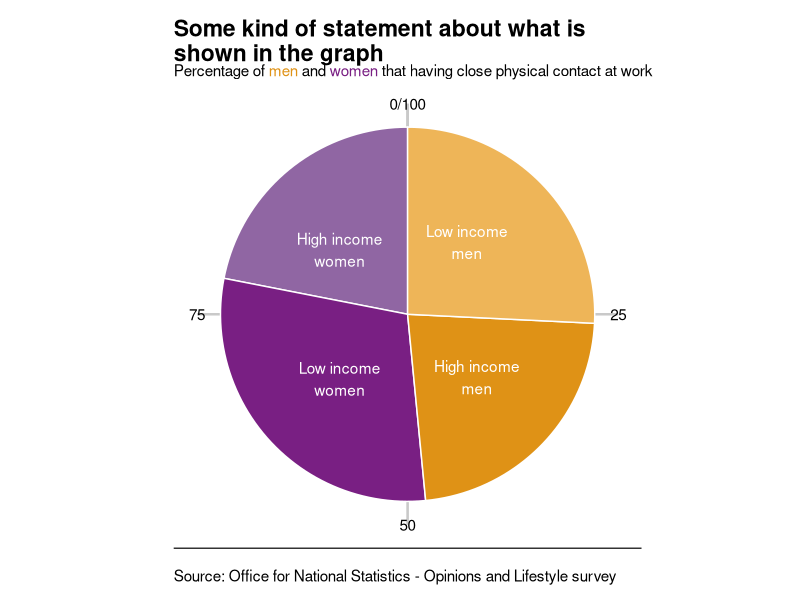
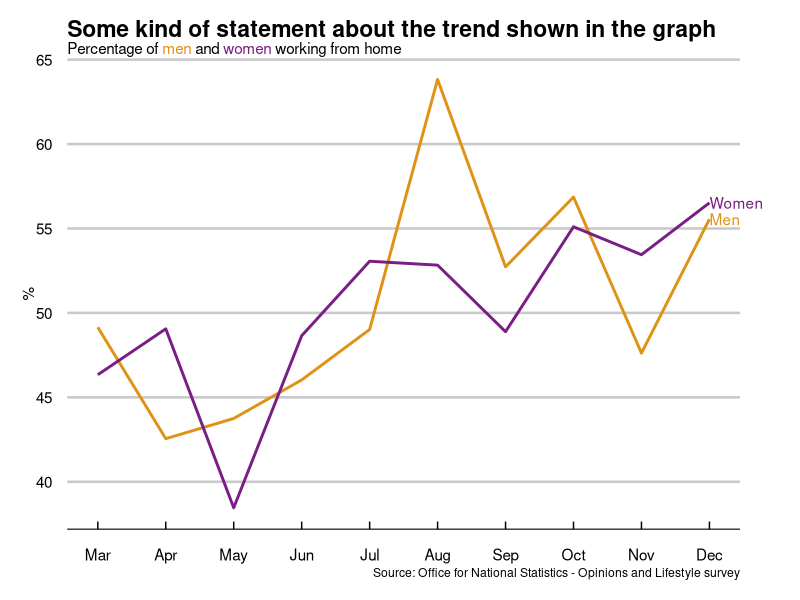
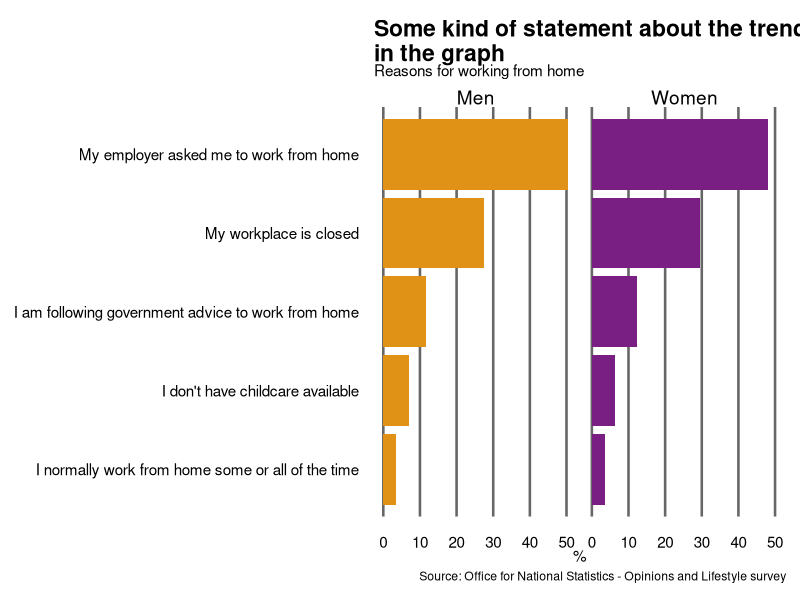
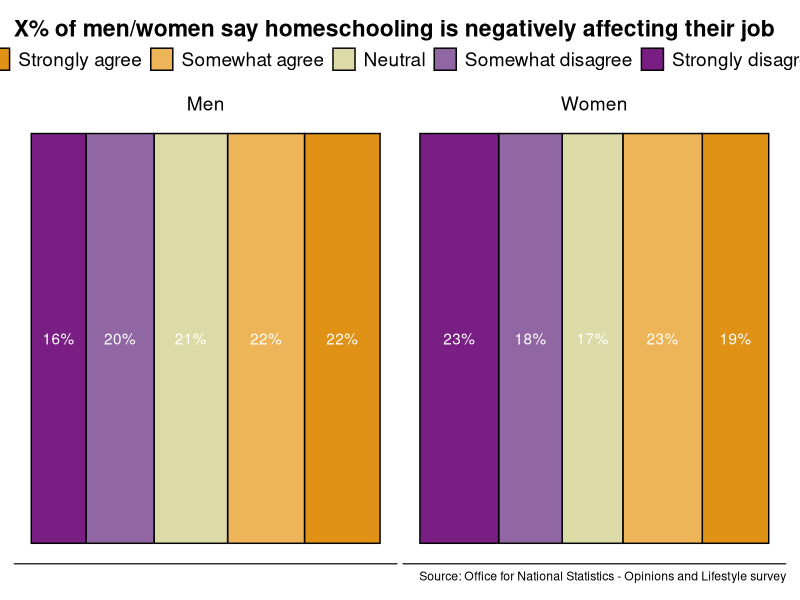
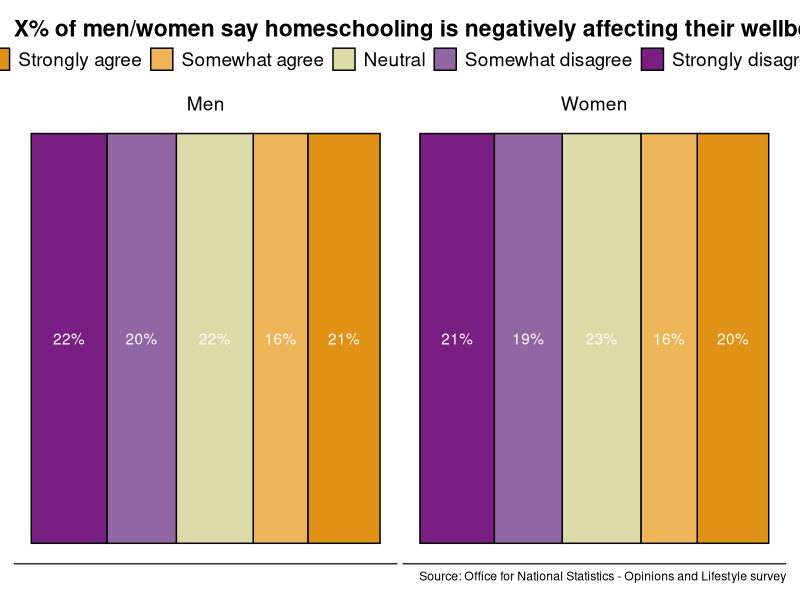
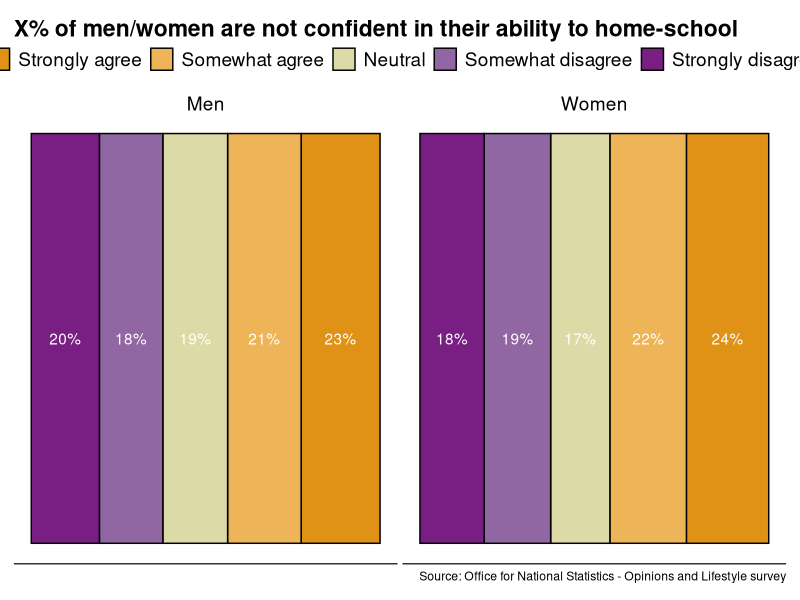

Here is the R script that generated these plots, in order:
## ---- chunk 1
knitr::opts_chunk$set(echo = FALSE, message = FALSE, warning = FALSE)
## ---- chunk 2
# Required packages
if(!require(tidyverse)) install.packages("tidyverse")
if(!require(ggthemes)) install.packages("ggthemes")
if(!require(scales)) install.packages("scales")
if(!require(ggtext)) install.packages("ggtext")

# load packages
library(tidyverse) # Data wrangling
library(ggthemes) # alternative themes
library(scales) # colours
library(ggtext) # fancy text

## ---- chunk 3
# cleaned OPN data
#opn <-  readRDS("OPN_cleaned.rds")
# Dummy data set
opn <- tibble(month = sort(rep(c(3:12), 100)),
              ID = seq(1:1000),
              RSex = as.factor(sample(c(1,2), 1000, replace = TRUE)),
              TelBand = as.factor(sample(c(1:11), 1000, replace = TRUE)),
              COV_WrkCon = as.factor(sample(c(1,2), 1000, replace = TRUE)),
              COV_KeyWrk = as.factor(sample(c(1,2), 1000, replace = TRUE)),
              COV_WrkHom = as.factor(sample(c(1,2), 1000, replace = TRUE)),
              COV_WrkRea_emplwrkhom = as.factor(sample(c(0,1), 1000, 
                                                       replace = TRUE)),
              COV_WrkRea_wrkclose = as.factor(sample(c(0,1), 1000, 
                                                     replace = TRUE)),
              COV_WrkRea_govadvice = as.factor(sample(c(0,1), 1000, 
                                                      replace = TRUE)),
              COV_WrkRea_nochildcare = as.factor(sample(c(0,1), 1000, 
                                                        replace = TRUE)),
              COV_WrkRea_normhome = as.factor(sample(c(0,1), 1000, 
                                                     replace = TRUE)),
              COV_HomSch = as.factor(sample(c(1,2), 1000, 
                                                     replace = TRUE)),
              COV_WelHom = as.factor(sample(c(1:5), 1000, replace = TRUE)),
              COV_JobHom = as.factor(sample(c(1:5), 1000, replace = TRUE)),
              COV_AbHom = as.factor(sample(c(1:5), 1000, replace = TRUE)))

# Create low/high income variable
low <- opn %>% 
  group_by(TelBand) %>% 
  summarise(count = n()) %>% 
  mutate(percentage = cumsum(count/sum(count)*100)) %>% 
  filter(percentage < 50) %>% # use the median to define low/high
  pull(TelBand)

opn <- opn %>% 
  mutate(Income = 
           ifelse(TelBand %in% low, "1", "2"),# 1 = low income, 2 = high income
         class = ifelse(RSex == 1 & Income == 1, "1", # low income men
                        ifelse(RSex == 1 & Income == 2, "2", # high income men
                               ifelse(RSex == 2 & Income == 1, "3", # low income women
                                      ifelse(RSex == 2 & Income == 2, "4", NA))))) # high income women

# House keeping
sexlabel <- c("Men", "Women")
names(sexlabel) <- c(1,2)
claslabel <- c("Low income men", "High income men", "Low income women", 
               "High income women")
names(claslabel) <- c(1,2,3,4)
sexcolour <- c("1" = "#DF9216", "2" = "#791F83")
clascolor <- c("3" = "#DF9216", "4" = "#EEB558", "1" = "#9066A3", "2" = "#791F83")
stackedcolor <-  c("1" = "#DF9216", "2" = "#EEB558", "3" = "#DCDBA8",
                   "4" = "#9066A3", "5" = "#791F83")

# adjust the economist theme
theme_economist_white <- theme_economist_white() + theme(plot.title =  element_text(hjust = 0),
                     plot.subtitle =  element_text(hjust = 0))
## ---- chunk 4
## Differences between men and women in the amount of close physical contact at work
#In the past seven days, have you done any paid work requiring direct physical contact with other people?
# available from april to september
# COV_WrkCon # 1 = yes 2 = no
wrkcon <- opn %>% 
  select(class, COV_WrkCon) %>% 
  # calculate percentage
  group_by(COV_WrkCon,class) %>% 
  summarise(count = n()) %>% 
  group_by(COV_WrkCon) %>% 
  mutate(percentage = count/sum(count)*100) %>% 
  filter(!is.na(COV_WrkCon) & !COV_WrkCon == 2) 

# label position
wrkcon.labels <- wrkcon %>% 
  mutate(labels = c("Low income\nmen", "High income\nmen", "Low income\nwomen", 
               "High income\nwomen"),
    ypos = cumsum(percentage) - 0.5*percentage)

# pie chart
ggplot(wrkcon, aes(x = "", y = percentage, fill = class)) +
  geom_bar(stat ="identity", width = 1, color = "white") +
  # scale and color
  coord_polar("y", start = 0) +
  scale_fill_manual(values = clascolor) +
  # annotation
  geom_text(aes(y = wrkcon.labels$ypos, label = wrkcon.labels$labels), 
            color = "white") +
  labs(x = NULL, y = NULL, title ="Some kind of statement about what is\nshown in the graph",
       subtitle  = "Percentage of <span style = 'color:#DF9216;'>men</span> and <span style = 'color:#791F83;'>women</span> that having close physical contact at work",
       caption = c("Source: Office for National Statistics - Opinions and Lifestyle survey")) +
  # theme
  theme_economist_white(gray_bg = FALSE) +
  theme(legend.position = "none",
        plot.subtitle =  element_markdown(hjust = 0),
        plot.caption = element_text(hjust = 0))
## ---- chunk 5
## Differences between men and women in the amount of home-working
# available from end of April
# Line graph showing the proportion men/women working from home
homwrk <- opn %>% 
  select(month, RSex, COV_WrkHom) %>% 
  # calculate percentage men/women working from home
  group_by(month, RSex, COV_WrkHom) %>% 
  summarise(count = n()) %>% 
  group_by(month, RSex) %>% 
  mutate(percentage = count/sum(count)*100) %>%
  filter(COV_WrkHom == 1)  # yes i'm working from home
  

homwrk.labels <- tibble(RSex = as.factor(c(1,2)),
                        labels = as.factor(sexlabel),
                        xpos = c(12,12),
                        ypos = homwrk$percentage[homwrk$month==12]) 

# line graph
ggplot(homwrk, aes(x = month, y = percentage, colour = RSex)) +
  geom_line(size = 1, show.legend = FALSE) +
  # scale and colour
  scale_colour_manual(values = sexcolour) +
  scale_y_continuous("%") +
  scale_x_continuous(labels = month.abb[3:12],
                     breaks = 3:12) + # add month labels
  # annotation
  labs(x = NULL, y = NULL,
       title ="Some kind of statement about the trend\nshown in the graph",
       subtitle = "Percentage of <span style = 'color:#DF9216;'>men</span> and <span style = 'color:#791F83;'>women</span>  working from home",
       caption = c("Source: Office for National Statistics - Opinions and Lifestyle survey")) +
   geom_text(data = homwrk.labels, aes(x = xpos, y = ypos,label = labels),
             hjust = 0) +
  # theme
  theme_economist_white(gray_bg = FALSE) +
  theme(legend.position = "none",
        plot.margin = unit(c(1,3,1,1),units = "lines"),
        plot.title = element_markdown(),
        plot.subtitle =  element_markdown(hjust = 0)) +
  coord_cartesian(clip = "off") #avoid labels from being clipped off
## ---- chunk 6

# Why are you working from home
# 2 bargraphs (1 men 1 women) with reasons for working at home
wrkhom <- opn %>% 
  select(RSex,
         COV_WrkRea_emplwrkhom, # My employer asked me to work from home
         COV_WrkRea_wrkclose,  # My workplace is closed
         COV_WrkRea_govadvice, # I am following government advice to work from home
         COV_WrkRea_nochildcare, # I don't have childcare available
         COV_WrkRea_normhome) %>%   # I normally work from home some or all of the time
  # create one variable for reasons of working from home
  mutate(HomWrkRea = ifelse(COV_WrkRea_emplwrkhom == 1, "My employer asked me to work from home",
                            ifelse(COV_WrkRea_wrkclose == 1, "My workplace is closed",
                                   ifelse(COV_WrkRea_govadvice == 1, "I am following government advice to work from home", 
                                          ifelse(COV_WrkRea_nochildcare == 1, "I don't have childcare available",
                                                 ifelse(COV_WrkRea_normhome == 1, "I normally work from home some or all of the time", NA))))) %>% as.factor()) %>% 
  filter(!is.na(HomWrkRea)) %>% 
  # calculate percentage
  group_by(RSex, HomWrkRea) %>% 
  summarise(count = n()) %>%
  group_by(RSex) %>% 
  mutate(percentage = count/sum(count)*100) %>%
  # reorder bar plot
  mutate(HomWrkRea = reorder(HomWrkRea, percentage))  #%>%  

# barplot
ggplot(wrkhom, aes(x = HomWrkRea, y = percentage, fill = RSex)) +
  geom_bar(stat = "identity") +
  # scale and color
  coord_flip() +
  scale_y_continuous("%") +
  scale_fill_manual(values = sexcolour) +
  #theme
  theme_economist_white(gray_bg = FALSE) + 
  theme(legend.position = "none",
        axis.text.y = element_text(hjust = 1),
        panel.grid.major.y = element_blank(),
        panel.grid.major.x =  element_line(colour = "grey40"),
        axis.line.x = element_blank(),
        axis.ticks.x = element_blank()) +
  # facet by sex
  facet_wrap(~RSex, labeller = labeller(RSex = sexlabel)) +
  # annontation 
  labs(x = NULL, y = NULL,
       title = "Some kind of statement about the trend shown\nin the graph",
       subtitle = "Reasons for working from home",
       caption = "Source: Office for National Statistics - Opinions and Lifestyle survey")

# more reasons available, include?
#  #In the past seven days, why have you worked from home?
# 1. I normally work from home some or all of the time
# 2. My workplace is closed 
# 3. My employer asked me to work from home
# 4. I don't have childcare available
# 5. I don’t have a safe way to travel to work
# 6. I am following government advice to work from home
# 7. I prefer to work from home / I live in a local lockdown area and have been advised to work from home
# 8. I am self-isolating due to having symptoms of the coronavirus / I prefer to work from home
# 9. I am self-isolating due to someone else in my household having symptoms of the coronavirus (COVID-19)/ I am self-isolating due to having symptoms of the coronavirus (COVID-19)
# 10. I am shielding at home due to being clinically vulnerable / I am self-isolating due to someone else in my household having symptoms of the coronavirus (COVID-19)
# 11. Other (please specify) at COV_WrkSp /I am shielding at home due to being clinically vulnerable
# 12 Other (please specify)
## ---- chunk 7
var <- "COV_JobHom" 
title <- tibble(var = c("COV_JobHom","COV_WelHom","COV_AbHom"),
                title = c("X% of men/women say homeschooling is negatively affecting their job",
                          "X% of men/women say homeschooling is negatively affecting their wellbeing",
                          "X% of men/women are not confident in their ability to home-school"))
                
# Homeschooling is negatively affecting my job 1 strongly agree - 5 strongly disagree. 
# available apr-may 
piefunc <- function(var) {
hom <- opn %>% 
  select(RSex, var = var) %>% 
  # calculate percentage
  group_by(RSex, var) %>% 
  summarise(count = n()) %>% 
  group_by(RSex) %>% 
  mutate(percentage = count/sum(count) * 100) %>% 
  filter(!is.na(var)) 
   

hom.labels <- hom %>% 
  transmute(label = round(percentage, 0),
    ypos = cumsum(percentage))

# stacked 100 % bar plot
ggplot(hom, aes(x = 1, y = percentage, fill = var)) +
  geom_bar(position = "fill", stat = "identity", colour = "black") +
  # scales and colour
  coord_flip() +
  scale_fill_manual(name = "", values = stackedcolor,
    labels = c("Strongly agree", "Somewhat agree",
               "Neutral", "Somewhat disagree",
               "Strongly disagree")) +
  # annotation
  geom_text(aes(y = hom$percentage, label = paste(hom.labels$label,"%",sep = "")),
            position=position_fill(vjust=0.5), colour = "white") + 
  labs(x = NULL, y = NULL,
       title = title$title[title$var == var],
       caption = c("Source: Office for National Statistics - Opinions and Lifestyle survey")) +
  # facet by sex
  facet_wrap(~RSex, labeller = labeller(RSex = sexlabel)) +
  # theme
  theme_economist_white(gray_bg = FALSE) +
  theme(legend.position = "top",
        axis.text = element_blank(),
        axis.ticks = element_blank(),
        axis.title = element_blank(),
        panel.grid.major = element_blank()) 
} 
purrr::map(title$var, ~piefunc(.))
